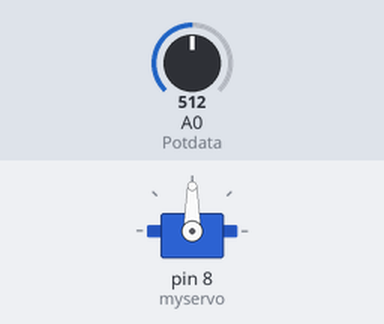
Bench run of a sketch on a simulated Arduino Uno, built with avr-gcc and run on an emulated ATmega328P. On the bench: servo. The test bench sets the inputs (shaded band); at power-on: A0 (Potdata) = 512.

Above: at 1.2 s.
1.3 s: A0 (Potdata) set to 716
At 2.4 s:
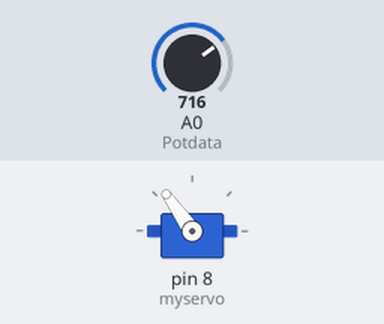
2.8 s: A0 (Potdata) set to 900
At 3.2 s:
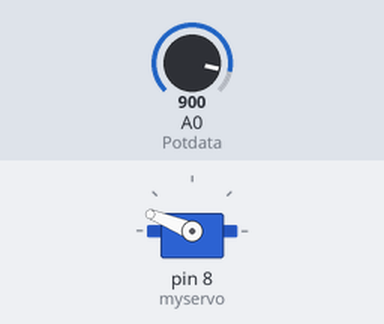
4.3 s: A0 (Potdata) set to 1023
At 4.7 s:
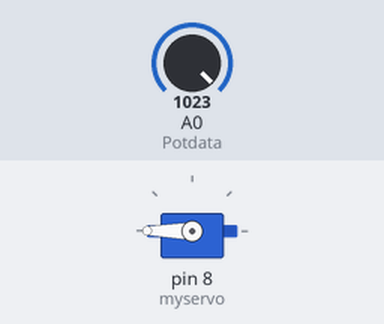
5.8 s: A0 (Potdata) set to 306
At 6.7 s:
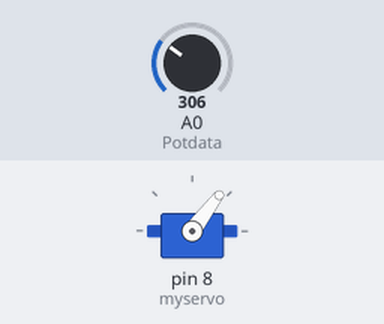
7.3 s: A0 (Potdata) set to 122
At 8.1 s:
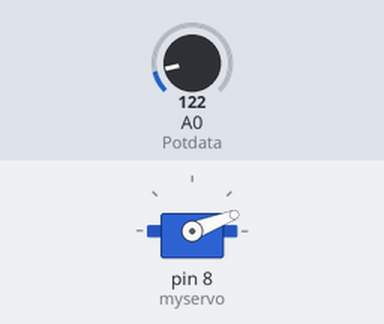
Timing chart, 0 to 9.8 s (numbered marks = the images above; inputs shaded):
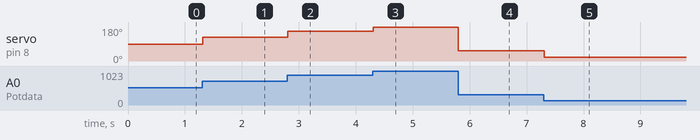

Measured:
- after the input at 1.3 s, servo on pin 8 (myservo): 90° → 125° at once
- after the input at 2.8 s, servo on pin 8 (myservo): 125° → 158° at once
- after the input at 4.3 s, servo on pin 8 (myservo): 158° → 180° at once
- after the input at 5.8 s, servo on pin 8 (myservo): 180° → 53° at once
- after the input at 7.3 s, servo on pin 8 (myservo): 53° → 21° at once

The sketch:

Potentiometer_servo_operate_7.ino
```cpp
#include<Servo.h>
int Potdata = A0;
Servo myservo;
int value;
int Value1;

void setup() {
  pinMode(Potdata,INPUT);
  myservo.attach(8);

}

void loop() {
 value = analogRead(Potdata); // 0 to 1023......0-180
 Value1 = map(value,0,1023,0,180);
 myservo.write(Value1);
 delay(15);


}
```
